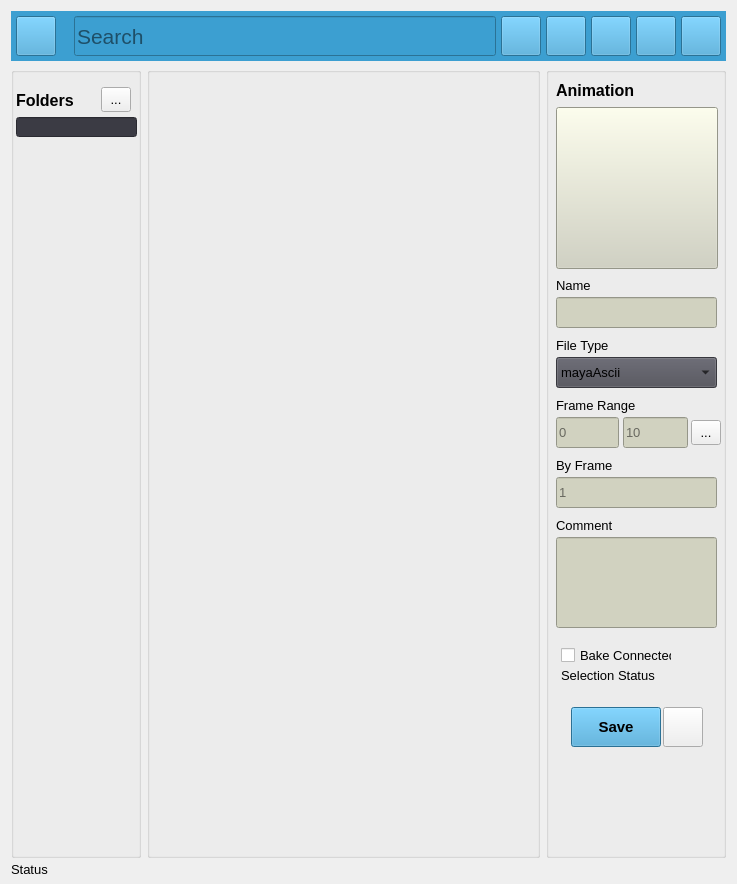
<?xml version="1.0" encoding="UTF-8"?>
<ui version="4.0">
 <class>StudioLibrary</class>
 <widget class="QWidget" name="StudioLibrary">
  <property name="geometry">
   <rect>
    <x>0</x>
    <y>0</y>
    <width>737</width>
    <height>884</height>
   </rect>
  </property>
  <property name="minimumSize">
   <size>
    <width>0</width>
    <height>255</height>
   </size>
  </property>
  <property name="font">
   <font>
    <pointsize>10</pointsize>
   </font>
  </property>
  <property name="windowTitle">
   <string>Studio Library - 2.18.1 - Default</string>
  </property>
  <property name="styleSheet">
   <string notr="true">background-color: rgb(50, 50, 60);
color: rgb(213, 213, 215);



QListWidget::item:selected


QPushButton:hover {background-color: rgb(55, 90, 126); }


</string>
  </property>
  <layout class="QVBoxLayout" name="verticalLayout">
   <property name="sizeConstraint">
    <enum>QLayout::SetNoConstraint</enum>
   </property>
   <property name="bottomMargin">
    <number>0</number>
   </property>
   <item>
    <widget class="QWidget" name="layHeader" native="true">
     <property name="maximumSize">
      <size>
       <width>16777215</width>
       <height>50</height>
      </size>
     </property>
     <property name="styleSheet">
      <string notr="true">background-color: rgb(60, 159, 209);</string>
     </property>
     <layout class="QHBoxLayout" name="horizontalLayout_7">
      <property name="spacing">
       <number>5</number>
      </property>
      <property name="leftMargin">
       <number>5</number>
      </property>
      <property name="topMargin">
       <number>0</number>
      </property>
      <property name="rightMargin">
       <number>5</number>
      </property>
      <property name="bottomMargin">
       <number>0</number>
      </property>
      <item>
       <widget class="QPushButton" name="btnAddNew">
        <property name="maximumSize">
         <size>
          <width>40</width>
          <height>40</height>
         </size>
        </property>
        <property name="font">
         <font>
          <pointsize>12</pointsize>
          <weight>75</weight>
          <bold>true</bold>
         </font>
        </property>
        <property name="contextMenuPolicy">
         <enum>Qt::ActionsContextMenu</enum>
        </property>
        <property name="toolTip">
         <string>Add a new item to the selected folder</string>
        </property>
        <property name="text">
         <string/>
        </property>
        <property name="icon">
         <iconset>
          <normaloff>../img/btn_addFolder.png</normaloff>../img/btn_addFolder.png</iconset>
        </property>
        <property name="iconSize">
         <size>
          <width>30</width>
          <height>30</height>
         </size>
        </property>
       </widget>
      </item>
      <item>
       <widget class="QLabel" name="lblSearch">
        <property name="maximumSize">
         <size>
          <width>40</width>
          <height>40</height>
         </size>
        </property>
        <property name="text">
         <string/>
        </property>
        <property name="pixmap">
         <pixmap>../img/btn_search.png</pixmap>
        </property>
       </widget>
      </item>
      <item>
       <widget class="QLineEdit" name="editSearch">
        <property name="enabled">
         <bool>true</bool>
        </property>
        <property name="maximumSize">
         <size>
          <width>16777215</width>
          <height>40</height>
         </size>
        </property>
        <property name="font">
         <font>
          <family>Arial</family>
          <pointsize>16</pointsize>
          <weight>50</weight>
          <bold>false</bold>
         </font>
        </property>
        <property name="toolTip">
         <string>Search all current items.</string>
        </property>
        <property name="styleSheet">
         <string notr="true"/>
        </property>
        <property name="text">
         <string/>
        </property>
        <property name="placeholderText">
         <string>Search</string>
        </property>
        <property name="clearButtonEnabled">
         <bool>false</bool>
        </property>
       </widget>
      </item>
      <item>
       <widget class="QPushButton" name="btnFilter">
        <property name="maximumSize">
         <size>
          <width>40</width>
          <height>40</height>
         </size>
        </property>
        <property name="toolTip">
         <string>&lt;html&gt;&lt;head/&gt;&lt;body&gt;&lt;p&gt;Filter the current results by type.&lt;/p&gt;&lt;p&gt;CTRL + Click will hide the others and show the selected one.&lt;/p&gt;&lt;/body&gt;&lt;/html&gt;</string>
        </property>
        <property name="text">
         <string/>
        </property>
        <property name="icon">
         <iconset>
          <normaloff>../img/btn_filter.png</normaloff>../img/btn_filter.png</iconset>
        </property>
        <property name="iconSize">
         <size>
          <width>30</width>
          <height>30</height>
         </size>
        </property>
       </widget>
      </item>
      <item>
       <widget class="QPushButton" name="btnViewStyle">
        <property name="maximumSize">
         <size>
          <width>40</width>
          <height>40</height>
         </size>
        </property>
        <property name="toolTip">
         <string>Change the style of the item view</string>
        </property>
        <property name="text">
         <string/>
        </property>
        <property name="icon">
         <iconset>
          <normaloff>../img/btn_styleView.png</normaloff>../img/btn_styleView.png</iconset>
        </property>
        <property name="iconSize">
         <size>
          <width>30</width>
          <height>30</height>
         </size>
        </property>
       </widget>
      </item>
      <item>
       <widget class="QPushButton" name="btnShowHide">
        <property name="maximumSize">
         <size>
          <width>40</width>
          <height>40</height>
         </size>
        </property>
        <property name="toolTip">
         <string>&lt;html&gt;&lt;head/&gt;&lt;body&gt;&lt;p&gt;Choose to show/hide both the preview and navigation pane.&lt;/p&gt;&lt;p&gt;CTRL + Click will hide the menu bar as well.&lt;/p&gt;&lt;/body&gt;&lt;/html&gt;</string>
        </property>
        <property name="text">
         <string/>
        </property>
        <property name="icon">
         <iconset>
          <normaloff>../img/btn_showHide.png</normaloff>../img/btn_showHide.png</iconset>
        </property>
        <property name="iconSize">
         <size>
          <width>30</width>
          <height>30</height>
         </size>
        </property>
       </widget>
      </item>
      <item>
       <widget class="QPushButton" name="btnSync">
        <property name="maximumSize">
         <size>
          <width>40</width>
          <height>40</height>
         </size>
        </property>
        <property name="toolTip">
         <string>Sync with the filesystem</string>
        </property>
        <property name="text">
         <string/>
        </property>
        <property name="icon">
         <iconset>
          <normaloff>../img/btn_sync.png</normaloff>../img/btn_sync.png</iconset>
        </property>
        <property name="iconSize">
         <size>
          <width>30</width>
          <height>30</height>
         </size>
        </property>
       </widget>
      </item>
      <item>
       <widget class="QPushButton" name="btnSettingsMenu">
        <property name="maximumSize">
         <size>
          <width>40</width>
          <height>40</height>
         </size>
        </property>
        <property name="toolTip">
         <string>Settings menu</string>
        </property>
        <property name="text">
         <string/>
        </property>
        <property name="icon">
         <iconset>
          <normaloff>../img/btn_menu.png</normaloff>../img/btn_menu.png</iconset>
        </property>
        <property name="iconSize">
         <size>
          <width>30</width>
          <height>30</height>
         </size>
        </property>
       </widget>
      </item>
     </layout>
    </widget>
   </item>
   <item>
    <layout class="QHBoxLayout" name="layCentre">
     <property name="spacing">
      <number>6</number>
     </property>
     <item>
      <widget class="QGroupBox" name="gboxLeft">
       <property name="maximumSize">
        <size>
         <width>130</width>
         <height>16777215</height>
        </size>
       </property>
       <property name="title">
        <string/>
       </property>
       <widget class="QLineEdit" name="editFolderFilter">
        <property name="geometry">
         <rect>
          <x>5</x>
          <y>50</y>
          <width>121</width>
          <height>20</height>
         </rect>
        </property>
        <property name="minimumSize">
         <size>
          <width>95</width>
          <height>0</height>
         </size>
        </property>
        <property name="maximumSize">
         <size>
          <width>200</width>
          <height>16777215</height>
         </size>
        </property>
        <property name="font">
         <font>
          <pointsize>10</pointsize>
         </font>
        </property>
        <property name="styleSheet">
         <string notr="true">background-color: rgb(59, 59, 68);</string>
        </property>
       </widget>
       <widget class="QLabel" name="labelFolder">
        <property name="geometry">
         <rect>
          <x>5</x>
          <y>25</y>
          <width>61</width>
          <height>16</height>
         </rect>
        </property>
        <property name="font">
         <font>
          <pointsize>12</pointsize>
          <weight>75</weight>
          <bold>true</bold>
         </font>
        </property>
        <property name="text">
         <string>Folders</string>
        </property>
       </widget>
       <widget class="QToolButton" name="btnDisplay">
        <property name="geometry">
         <rect>
          <x>90</x>
          <y>20</y>
          <width>30</width>
          <height>25</height>
         </rect>
        </property>
        <property name="font">
         <font>
          <pointsize>10</pointsize>
         </font>
        </property>
        <property name="contextMenuPolicy">
         <enum>Qt::PreventContextMenu</enum>
        </property>
        <property name="acceptDrops">
         <bool>false</bool>
        </property>
        <property name="text">
         <string>...</string>
        </property>
        <property name="popupMode">
         <enum>QToolButton::DelayedPopup</enum>
        </property>
       </widget>
      </widget>
     </item>
     <item>
      <widget class="QGroupBox" name="gboxMiddle">
       <property name="title">
        <string/>
       </property>
      </widget>
     </item>
     <item>
      <widget class="QGroupBox" name="gboxRight">
       <property name="maximumSize">
        <size>
         <width>180</width>
         <height>16777215</height>
        </size>
       </property>
       <property name="title">
        <string/>
       </property>
       <widget class="QPushButton" name="btnSave">
        <property name="geometry">
         <rect>
          <x>25</x>
          <y>640</y>
          <width>90</width>
          <height>40</height>
         </rect>
        </property>
        <property name="minimumSize">
         <size>
          <width>90</width>
          <height>40</height>
         </size>
        </property>
        <property name="maximumSize">
         <size>
          <width>90</width>
          <height>40</height>
         </size>
        </property>
        <property name="font">
         <font>
          <pointsize>11</pointsize>
          <weight>75</weight>
          <bold>true</bold>
         </font>
        </property>
        <property name="styleSheet">
         <string notr="true">background-color: rgb(60, 158, 208);</string>
        </property>
        <property name="text">
         <string>Save</string>
        </property>
       </widget>
       <widget class="QLabel" name="lblAnimation">
        <property name="geometry">
         <rect>
          <x>10</x>
          <y>15</y>
          <width>91</width>
          <height>16</height>
         </rect>
        </property>
        <property name="font">
         <font>
          <pointsize>12</pointsize>
          <weight>75</weight>
          <bold>true</bold>
         </font>
        </property>
        <property name="text">
         <string>Animation</string>
        </property>
       </widget>
       <widget class="QPushButton" name="btnSelection">
        <property name="geometry">
         <rect>
          <x>117</x>
          <y>640</y>
          <width>40</width>
          <height>40</height>
         </rect>
        </property>
        <property name="minimumSize">
         <size>
          <width>40</width>
          <height>40</height>
         </size>
        </property>
        <property name="maximumSize">
         <size>
          <width>40</width>
          <height>40</height>
         </size>
        </property>
        <property name="text">
         <string/>
        </property>
        <property name="icon">
         <iconset>
          <normaloff>../img/btn_selection.png</normaloff>../img/btn_selection.png</iconset>
        </property>
        <property name="iconSize">
         <size>
          <width>40</width>
          <height>40</height>
         </size>
        </property>
       </widget>
       <widget class="QLabel" name="lblSelectStatus">
        <property name="geometry">
         <rect>
          <x>15</x>
          <y>600</y>
          <width>101</width>
          <height>16</height>
         </rect>
        </property>
        <property name="font">
         <font>
          <pointsize>10</pointsize>
         </font>
        </property>
        <property name="text">
         <string>Selection Status</string>
        </property>
       </widget>
       <widget class="QLineEdit" name="editComment">
        <property name="geometry">
         <rect>
          <x>10</x>
          <y>470</y>
          <width>161</width>
          <height>91</height>
         </rect>
        </property>
        <property name="font">
         <font>
          <family>Arial</family>
          <pointsize>10</pointsize>
          <weight>50</weight>
          <bold>false</bold>
         </font>
        </property>
        <property name="styleSheet">
         <string notr="true">background-color: rgb(209, 210, 192);
color: rgb(0, 0, 0);</string>
        </property>
        <property name="alignment">
         <set>Qt::AlignLeading|Qt::AlignLeft|Qt::AlignTop</set>
        </property>
        <property name="placeholderText">
         <string/>
        </property>
       </widget>
       <widget class="QLineEdit" name="editName">
        <property name="geometry">
         <rect>
          <x>10</x>
          <y>230</y>
          <width>161</width>
          <height>31</height>
         </rect>
        </property>
        <property name="font">
         <font>
          <family>Arial</family>
          <pointsize>10</pointsize>
         </font>
        </property>
        <property name="styleSheet">
         <string notr="true">background-color: rgb(209, 210, 192);
color: rgb(0, 0, 0);</string>
        </property>
        <property name="text">
         <string/>
        </property>
       </widget>
       <widget class="QLabel" name="lblComment">
        <property name="geometry">
         <rect>
          <x>10</x>
          <y>450</y>
          <width>61</width>
          <height>16</height>
         </rect>
        </property>
        <property name="font">
         <font>
          <pointsize>10</pointsize>
         </font>
        </property>
        <property name="text">
         <string>Comment</string>
        </property>
       </widget>
       <widget class="QLabel" name="lblName">
        <property name="geometry">
         <rect>
          <x>10</x>
          <y>210</y>
          <width>41</width>
          <height>16</height>
         </rect>
        </property>
        <property name="font">
         <font>
          <pointsize>10</pointsize>
         </font>
        </property>
        <property name="text">
         <string>Name</string>
        </property>
       </widget>
       <widget class="QCheckBox" name="bakeConnected">
        <property name="geometry">
         <rect>
          <x>15</x>
          <y>580</y>
          <width>111</width>
          <height>17</height>
         </rect>
        </property>
        <property name="font">
         <font>
          <pointsize>10</pointsize>
         </font>
        </property>
        <property name="text">
         <string>Bake Connected</string>
        </property>
       </widget>
       <widget class="QLabel" name="label">
        <property name="geometry">
         <rect>
          <x>10</x>
          <y>270</y>
          <width>61</width>
          <height>16</height>
         </rect>
        </property>
        <property name="font">
         <font>
          <pointsize>10</pointsize>
         </font>
        </property>
        <property name="text">
         <string>File Type</string>
        </property>
       </widget>
       <widget class="QLineEdit" name="editByFrame">
        <property name="geometry">
         <rect>
          <x>10</x>
          <y>410</y>
          <width>161</width>
          <height>31</height>
         </rect>
        </property>
        <property name="font">
         <font>
          <family>Arial</family>
          <pointsize>10</pointsize>
          <weight>50</weight>
          <bold>false</bold>
         </font>
        </property>
        <property name="styleSheet">
         <string notr="true">background-color: rgb(209, 210, 192);
color: rgb(0, 0, 0);</string>
        </property>
        <property name="placeholderText">
         <string>1</string>
        </property>
       </widget>
       <widget class="QLabel" name="lblByFrame">
        <property name="geometry">
         <rect>
          <x>10</x>
          <y>390</y>
          <width>61</width>
          <height>16</height>
         </rect>
        </property>
        <property name="font">
         <font>
          <pointsize>10</pointsize>
         </font>
        </property>
        <property name="text">
         <string>By Frame</string>
        </property>
       </widget>
       <widget class="QPushButton" name="btnThumbnail">
        <property name="geometry">
         <rect>
          <x>10</x>
          <y>40</y>
          <width>162</width>
          <height>162</height>
         </rect>
        </property>
        <property name="styleSheet">
         <string notr="true">background-color: rgb(209, 210, 192);</string>
        </property>
        <property name="text">
         <string/>
        </property>
        <property name="icon">
         <iconset>
          <normaloff>../img/btn_thumbnail.png</normaloff>../img/btn_thumbnail.png</iconset>
        </property>
        <property name="iconSize">
         <size>
          <width>160</width>
          <height>160</height>
         </size>
        </property>
       </widget>
       <widget class="QLabel" name="lblFrameRange">
        <property name="geometry">
         <rect>
          <x>10</x>
          <y>330</y>
          <width>81</width>
          <height>16</height>
         </rect>
        </property>
        <property name="font">
         <font>
          <pointsize>10</pointsize>
         </font>
        </property>
        <property name="text">
         <string>Frame Range</string>
        </property>
       </widget>
       <widget class="QToolButton" name="btnFrameRange">
        <property name="geometry">
         <rect>
          <x>145</x>
          <y>353</y>
          <width>30</width>
          <height>25</height>
         </rect>
        </property>
        <property name="font">
         <font>
          <pointsize>10</pointsize>
         </font>
        </property>
        <property name="text">
         <string>...</string>
        </property>
        <property name="popupMode">
         <enum>QToolButton::DelayedPopup</enum>
        </property>
       </widget>
       <widget class="QComboBox" name="cbFileType">
        <property name="geometry">
         <rect>
          <x>10</x>
          <y>290</y>
          <width>161</width>
          <height>31</height>
         </rect>
        </property>
        <property name="font">
         <font>
          <family>Arial</family>
          <pointsize>10</pointsize>
         </font>
        </property>
        <property name="contextMenuPolicy">
         <enum>Qt::DefaultContextMenu</enum>
        </property>
        <property name="acceptDrops">
         <bool>false</bool>
        </property>
        <property name="styleSheet">
         <string notr="true">background-color: rgb(77, 77, 86);</string>
        </property>
        <property name="insertPolicy">
         <enum>QComboBox::InsertAfterCurrent</enum>
        </property>
        <item>
         <property name="text">
          <string>mayaAscii</string>
         </property>
        </item>
        <item>
         <property name="text">
          <string>mayaBinary</string>
         </property>
        </item>
       </widget>
       <widget class="QLineEdit" name="editStartFrame">
        <property name="geometry">
         <rect>
          <x>10</x>
          <y>350</y>
          <width>63</width>
          <height>31</height>
         </rect>
        </property>
        <property name="minimumSize">
         <size>
          <width>63</width>
          <height>0</height>
         </size>
        </property>
        <property name="maximumSize">
         <size>
          <width>63</width>
          <height>16777215</height>
         </size>
        </property>
        <property name="font">
         <font>
          <family>Arial</family>
          <pointsize>10</pointsize>
          <weight>50</weight>
          <bold>false</bold>
         </font>
        </property>
        <property name="styleSheet">
         <string notr="true">background-color: rgb(209, 210, 192);
color: rgb(0, 0, 0);</string>
        </property>
        <property name="placeholderText">
         <string>0</string>
        </property>
       </widget>
       <widget class="QLineEdit" name="editEndFrame">
        <property name="geometry">
         <rect>
          <x>77</x>
          <y>350</y>
          <width>65</width>
          <height>31</height>
         </rect>
        </property>
        <property name="minimumSize">
         <size>
          <width>65</width>
          <height>0</height>
         </size>
        </property>
        <property name="font">
         <font>
          <family>Arial</family>
          <pointsize>10</pointsize>
          <weight>50</weight>
          <bold>false</bold>
         </font>
        </property>
        <property name="styleSheet">
         <string notr="true">background-color: rgb(209, 210, 192);
color: rgb(0, 0, 0);</string>
        </property>
        <property name="placeholderText">
         <string>10</string>
        </property>
       </widget>
      </widget>
     </item>
    </layout>
   </item>
   <item>
    <layout class="QHBoxLayout" name="layFooter">
     <property name="spacing">
      <number>6</number>
     </property>
     <property name="bottomMargin">
      <number>10</number>
     </property>
     <item>
      <widget class="QLabel" name="lblStatus">
       <property name="minimumSize">
        <size>
         <width>10</width>
         <height>0</height>
        </size>
       </property>
       <property name="maximumSize">
        <size>
         <width>16777215</width>
         <height>10</height>
        </size>
       </property>
       <property name="text">
        <string>Status</string>
       </property>
      </widget>
     </item>
    </layout>
   </item>
  </layout>
 </widget>
 <resources/>
 <connections/>
</ui>
